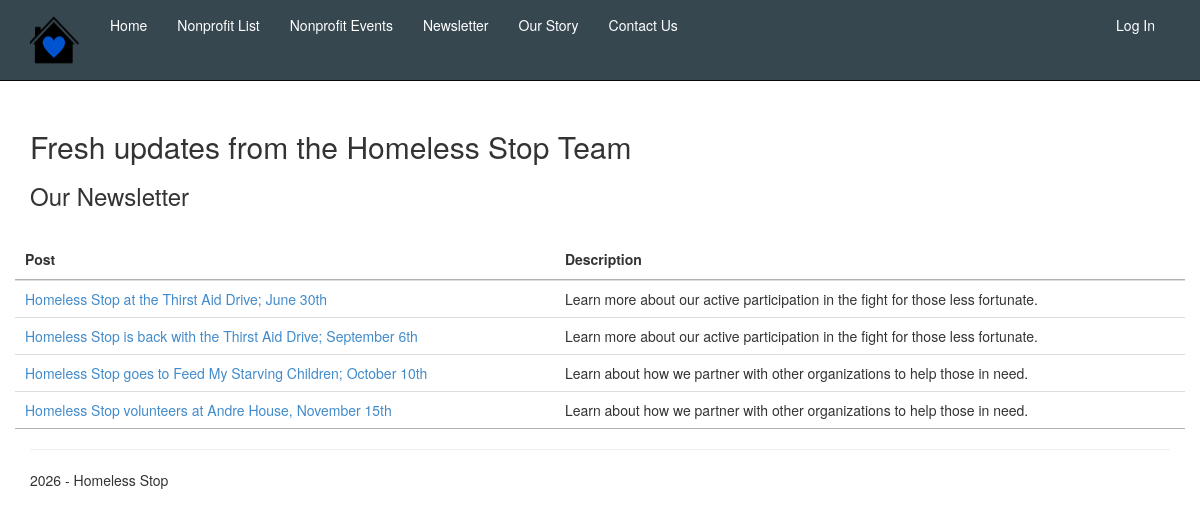
Before: /blog with the older database file.
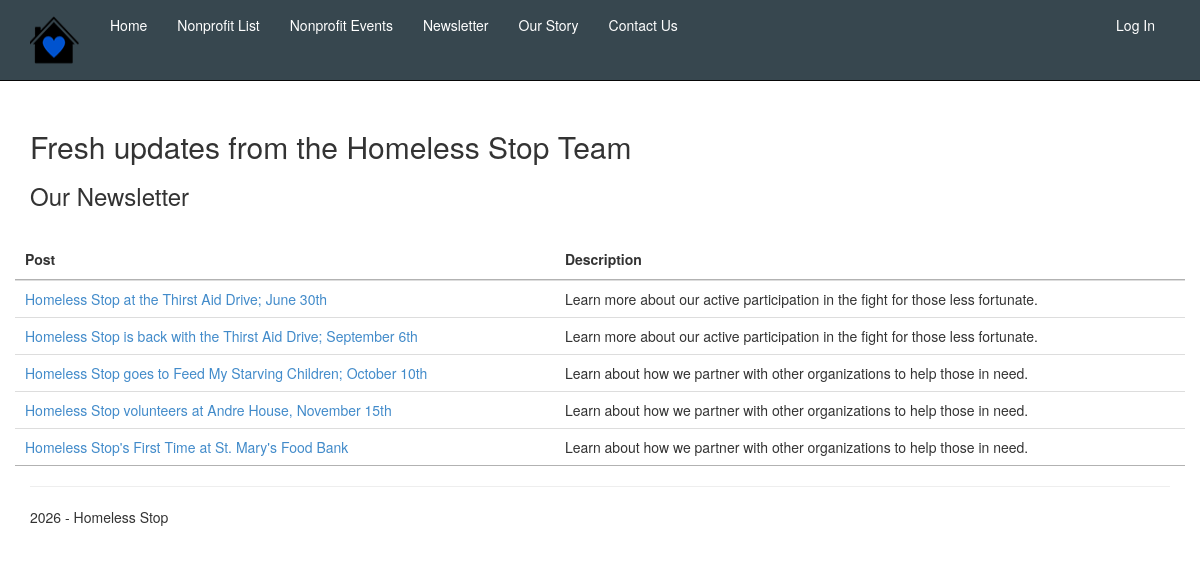
After: the same page with the newer database file.
### app/models.py (models this page shows, shortened)
class Post(models.Model):
    name = models.CharField(max_length=100)
    description = models.CharField(max_length=500)
    link = models.CharField(max_length=1000,blank=True)

### app/views.py (the view)
# urls.py: path('blog', views.blog, name='blog'),
def blog(request):
    assert isinstance(request, HttpRequest)
    posts = Post.objects.all()
    return render(
        request,
        'app/blog.html',
        {
            'title':'Fresh updates from the Homeless Stop Team',
            'message':'Our application description page.',
            'year':datetime.now().year,
            'posts': posts,
        }
    )

### app/templates/app/blog.html
{% extends "app/layout.html" %}
{% load static %}
{% block content %}
<h2>{{ title }}</h2>
<h3>Our Newsletter</h3>
<br />
<div class="container-fluid">
    <div class="row">
        <table id="eventTable" class="table" style="width: 100%;">
            <thead>
                <tr>
                    <th> Post </th>
                    <th> Description</th>
                </tr>
            </thead>
            <tbody>
                {% for post in posts %}
                <tr>
                    <td class="col-1">
                        <a href="{{ post.link}}"> {{ post.name }} </a>
                    </td>
                    <td class="col-1">
                        {{ post.description }}
                    </td>
                    {% endfor %}
            </tbody>
        </table>
    </div>
    {% endblock %}

Changed rows visible on the page:
added Post: name "Homeless Stop's First Time at St. Mary's Food Bank", description "Learn about how we partner with other organizations to help those in need."
